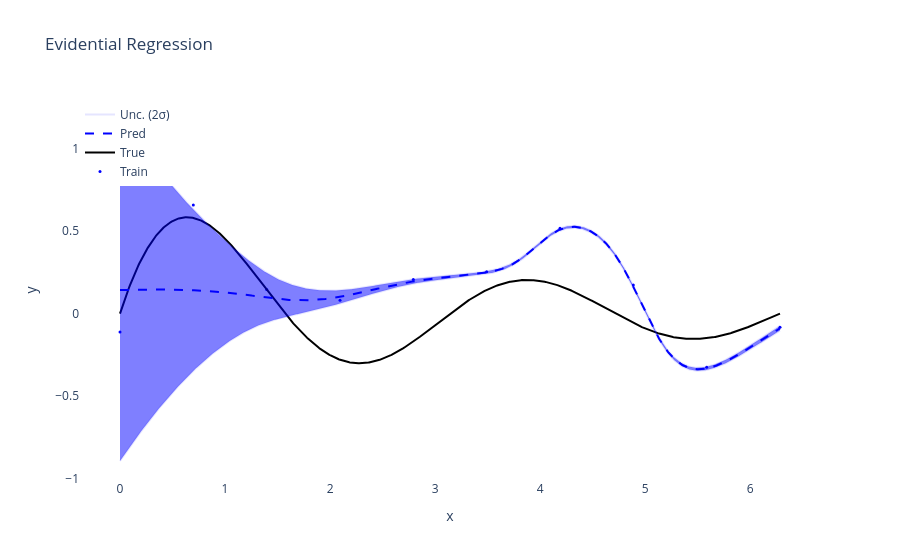

Here is the notebook cell this chart was saved with:
### Code cell
import torch
from botorch.utils.transforms import normalize, unnormalize

# Example data generation
x_train, y_train, x_test, y_test, outlier_indices = generate_data(
    lambda x: torch.sin(2 * x) * (1/(x+1)),
    0,
    2 * torch.pi,
    num_train=10,
    test_additional=0,
    num_test=1000,
    outlier_ratio=0.0,
    outlier_value_range=(5.0, 5.1),
)

# Step 1: Define bounds for normalization
input_bounds = torch.stack([x_train.min(dim=0).values, x_train.max(dim=0).values])

# Normalize input data
x_train_norm = normalize(x_train, bounds=input_bounds) - 0.5
x_test_norm = normalize(x_test, bounds=input_bounds) - 0.5

# No standardization of the output (y_train)

# Create Evidential MLP model
model = EvidentialMLP(
    input_dim=1, 
    output_dim=1,
    hidden_units=[128, 128, 128],
    activations=["tanh", "tanh", "tanh"],
    nig_coeff=1e-2,
    lipschitz_coeff=0,
    nsu_coeff=0,
    epoch_num=500,
    lr=5e-4
)

# Step 2: Train the model with normalized inputs and original outputs
model.fit(x_train_norm, y_train)

# Step 3: Make predictions on normalized test data
mean_norm, std_norm = model(x_test_norm)

# Step 4: Unnormalize the test data for visualization
x_test_unnorm = unnormalize(x_test_norm + 0.5, bounds=input_bounds)

# Prepare data for visualization
mean, std = mean_norm.squeeze().numpy(), std_norm.squeeze().numpy()
x_test_unnorm, y_test = x_test_unnorm.squeeze().numpy(), y_test.squeeze().numpy()

# Visualization (Plotly)
fig = go.Figure()

# Add train data points
fig.add_trace(go.Scatter(x=x_train.squeeze().numpy(), y=y_train.squeeze().numpy(), mode='markers', 
                         marker=dict(size=3, color='blue'), name='Train'))

# Add true function line
fig.add_trace(go.Scatter(x=x_test_unnorm, y=y_test, mode='lines', 
                         line=dict(color='black', width=2), name='True'))

# Add predicted mean line
fig.add_trace(go.Scatter(x=x_test_unnorm, y=mean, mode='lines', 
                         line=dict(color='blue', dash='dash'), name='Pred'))

# Add uncertainty (2 std devs only)
fig.add_trace(go.Scatter(
    x=x_test_unnorm, 
    y=(mean - 2 * std), 
    fill=None, mode='lines', line_color='rgba(0,0,255,0.1)',  # Lighter color
    showlegend=True, name='Unc. (2σ)'
))
fig.add_trace(go.Scatter(
    x=x_test_unnorm, 
    y=(mean + 2 * std), 
    fill='tonexty', mode='lines', line_color='rgba(0,0,255,0.1)',
    showlegend=False
))

# Update layout with white background
fig.update_layout(
    title="Evidential Regression",
    xaxis_title="x",
    yaxis_title="y",
    legend=dict(x=0, y=1),
    plot_bgcolor='white',  # White background
    paper_bgcolor='white'  # White background
)

fig.show()

### Figure 1 — Plotly figure (JSON) as saved in the notebook; plotly's stock layout.template omitted (floating-point values rounded to 4 significant figures; data arrays with more than 128 entries replaced by an {"elided": "..."} marker saying what was removed)
{"data": [{"marker": {"color": "blue", "size": 3}, "mode": "markers", "name": "Train", "type": "scatter", "x": [0, 0.6981, 1.396, 2.094, 2.793, 3.491, 4.189, 4.887, 5.585, 6.283], "y": [-0.1122, 0.6583, 0.1463, 0.08018, 0.2073, 0.2537, 0.5172, 0.1727, -0.3257, -0.08315]}, {"line": {"color": "black", "width": 2}, "mode": "lines", "name": "True", "type": "scatter", "x": {"elided": "1000 float values"}, "y": {"elided": "1000 float values"}}, {"line": {"color": "blue", "dash": "dash"}, "mode": "lines", "name": "Pred", "type": "scatter", "x": {"elided": "1000 float values"}, "y": {"elided": "1000 float values"}}, {"line": {"color": "rgba(0,0,255,0.1)"}, "mode": "lines", "name": "Unc. (2σ)", "showlegend": true, "type": "scatter", "x": {"elided": "1000 float values"}, "y": {"elided": "1000 float values"}}, {"fill": "tonexty", "line": {"color": "rgba(0,0,255,0.1)"}, "mode": "lines", "showlegend": false, "type": "scatter", "x": {"elided": "1000 float values"}, "y": {"elided": "1000 float values"}}], "layout": {"legend": {"x": 0, "y": 1}, "paper_bgcolor": "white", "plot_bgcolor": "white", "title": {"text": "Evidential Regression"}, "xaxis": {"title": {"text": "x"}}, "yaxis": {"title": {"text": "y"}}}}
